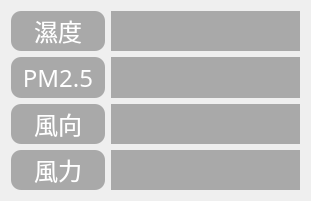
   <widget class="QWidget" name="gridLayoutWidget">
    <property name="geometry">
     <rect>
      <x>30</x>
      <y>200</y>
      <width>311</width>
      <height>201</height>
     </rect>
    </property>
    <layout class="QGridLayout" name="gridLayout">
     <item row="0" column="0">
      <widget class="QLabel" name="humid">
       <property name="font">
        <font>
         <family>微軟正黑體 Light</family>
         <pointsize>18</pointsize>
         <weight>50</weight>
         <italic>false</italic>
         <bold>false</bold>
        </font>
       </property>
       <property name="styleSheet">
        <string notr="true">color: rgb(255, 255, 255);
font: 18pt &quot;微軟正黑體 Light&quot;;
background-color: rgb(60, 60, 60,100);
border-radius: 10px;</string>
       </property>
       <property name="text">
        <string>濕度</string>
       </property>
       <property name="alignment">
        <set>Qt::AlignCenter</set>
       </property>
      </widget>
     </item>
     <item row="3" column="0">
      <widget class="QLabel" name="winds">
       <property name="font">
        <font>
         <family>微軟正黑體 Light</family>
         <pointsize>18</pointsize>
         <weight>50</weight>
         <italic>false</italic>
         <bold>false</bold>
        </font>
       </property>
       <property name="styleSheet">
        <string notr="true">color: rgb(255, 255, 255);
font: 18pt &quot;微軟正黑體 Light&quot;;
background-color: rgb(60, 60, 60,100);
border-radius: 10px;</string>
       </property>
       <property name="text">
        <string>風力</string>
       </property>
       <property name="alignment">
        <set>Qt::AlignCenter</set>
       </property>
      </widget>
     </item>
     <item row="2" column="0">
      <widget class="QLabel" name="windd">
       <property name="font">
        <font>
         <family>微軟正黑體 Light</family>
         <pointsize>18</pointsize>
         <weight>50</weight>
         <italic>false</italic>
         <bold>false</bold>
        </font>
       </property>
       <property name="styleSheet">
        <string notr="true">color: rgb(255, 255, 255);
font: 18pt &quot;微軟正黑體 Light&quot;;
background-color: rgb(60, 60, 60,100);
border-radius: 10px;</string>
       </property>
       <property name="text">
        <string>風向</string>
       </property>
       <property name="alignment">
        <set>Qt::AlignCenter</set>
       </property>
      </widget>
     </item>
     <item row="1" column="0">
      <widget class="QLabel" name="pm25">
       <property name="font">
        <font>
         <family>微軟正黑體 Light</family>
         <pointsize>18</pointsize>
         <weight>50</weight>
         <italic>false</italic>
         <bold>false</bold>
        </font>
       </property>
       <property name="styleSheet">
        <string notr="true">color: rgb(255, 255, 255);
font: 18pt &quot;微軟正黑體 Light&quot;;
background-color: rgb(60, 60, 60,100);
border-radius: 10px;</string>
       </property>
       <property name="text">
        <string>PM2.5</string>
       </property>
       <property name="alignment">
        <set>Qt::AlignCenter</set>
       </property>
      </widget>
     </item>
     <item row="0" column="1" colspan="2">
      <widget class="QLabel" name="humidval">
       <property name="font">
        <font>
         <family>Arial</family>
         <pointsize>16</pointsize>
        </font>
       </property>
       <property name="styleSheet">
        <string notr="true">color: rgb(255, 255, 255);
background-color: rgb(60, 60, 60,100);
</string>
       </property>
       <property name="text">
        <string/>
       </property>
       <property name="alignment">
        <set>Qt::AlignCenter</set>
       </property>
      </widget>
     </item>
     <item row="1" column="1" colspan="2">
      <widget class="QLabel" name="pm25val">
       <property name="font">
        <font>
         <family>Arial</family>
         <pointsize>16</pointsize>
        </font>
       </property>
       <property name="styleSheet">
        <string notr="true">color: rgb(255, 255, 255);
background-color: rgb(60, 60, 60,100);
</string>
       </property>
       <property name="text">
        <string/>
       </property>
       <property name="alignment">
        <set>Qt::AlignCenter</set>
       </property>
      </widget>
     </item>
     <item row="2" column="1" colspan="2">
      <widget class="QLabel" name="winddval">
       <property name="font">
        <font>
         <family>Arial</family>
         <pointsize>16</pointsize>
        </font>
       </property>
       <property name="styleSheet">
        <string notr="true">color: rgb(255, 255, 255);
background-color: rgb(60, 60, 60,100);
</string>
       </property>
       <property name="text">
        <string/>
       </property>
       <property name="alignment">
        <set>Qt::AlignCenter</set>
       </property>
      </widget>
     </item>
     <item row="3" column="1" colspan="2">
      <widget class="QLabel" name="windsval">
       <property name="font">
        <font>
         <family>Arial</family>
         <pointsize>16</pointsize>
        </font>
       </property>
       <property name="styleSheet">
        <string notr="true">color: rgb(255, 255, 255);
background-color: rgb(60, 60, 60,100);
</string>
       </property>
       <property name="text">
        <string/>
       </property>
       <property name="alignment">
        <set>Qt::AlignCenter</set>
       </property>
      </widget>
     </item>
    </layout>
   </widget>
